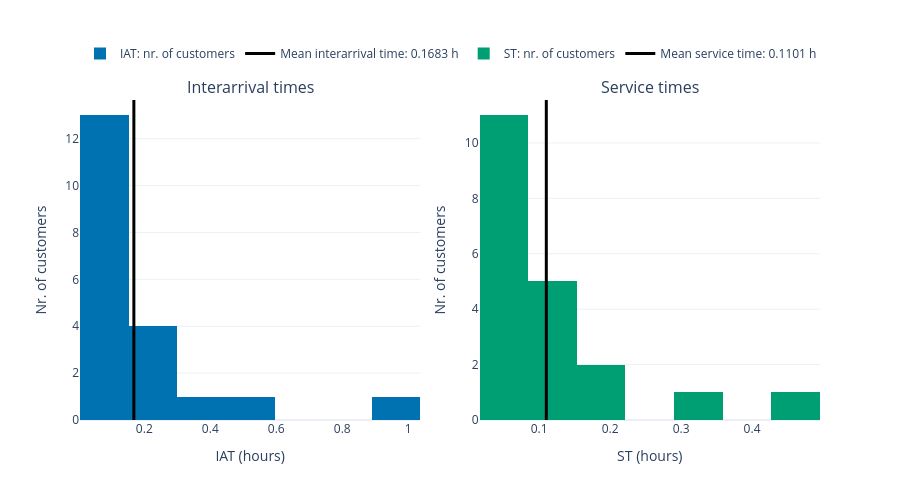

This figure's notebook cell:
### Code cell
sim.plot_IAT_ST()

### Figure 1 — Plotly figure (JSON) as saved in the notebook; plotly's stock layout.template omitted (floating-point values rounded to 4 significant figures)
{"data": [{"customdata": [[0.005024, 0.1524], [0.1524, 0.2999], [0.2999, 0.4473], [0.4473, 0.5947], [0.5947, 0.7421], [0.7421, 0.8895], [0.8895, 1.037]], "hovertemplate": "%{customdata[0]:.4f} - %{customdata[1]:.4f} h<br>Nr. of customers: %{y}<extra></extra>", "marker": {"color": "#0072B2", "line": {"width": 0}}, "name": "IAT: nr. of customers", "type": "bar", "width": [0.1474, 0.1474, 0.1474, 0.1474, 0.1474, 0.1474, 0.1474], "x": [0.07873, 0.2262, 0.3736, 0.521, 0.6684, 0.8158, 0.9633], "xaxis": "x", "y": [13, 4, 1, 1, 0, 0, 1], "yaxis": "y"}, {"hovertemplate": "Mean interarrival time: 0.1683 h<extra></extra>", "line": {"color": "black", "width": 3}, "mode": "lines", "name": "Mean interarrival time: 0.1683 h", "type": "scatter", "x": [0.1683, 0.1683], "xaxis": "x", "y": [0, 13.65], "yaxis": "y"}, {"customdata": [[0.01608, 0.0846], [0.0846, 0.1531], [0.1531, 0.2217], [0.2217, 0.2902], [0.2902, 0.3587], [0.3587, 0.4272], [0.4272, 0.4957]], "hovertemplate": "%{customdata[0]:.4f} - %{customdata[1]:.4f} h<br>Nr. of customers: %{y}<extra></extra>", "marker": {"color": "#009E73", "line": {"width": 0}}, "name": "ST: nr. of customers", "type": "bar", "width": [0.06852, 0.06852, 0.06852, 0.06852, 0.06852, 0.06852, 0.06852], "x": [0.05034, 0.1189, 0.1874, 0.2559, 0.3244, 0.393, 0.4615], "xaxis": "x2", "y": [11, 5, 2, 0, 1, 0, 1], "yaxis": "y2"}, {"hovertemplate": "Mean service time: 0.1101 h<extra></extra>", "line": {"color": "black", "width": 3}, "mode": "lines", "name": "Mean service time: 0.1101 h", "type": "scatter", "x": [0.1101, 0.1101], "xaxis": "x2", "y": [0, 11.55], "yaxis": "y2"}], "layout": {"annotations": [{"font": {"size": 16}, "showarrow": false, "text": "Interarrival times", "x": 0.23, "xanchor": "center", "xref": "paper", "y": 1, "yanchor": "bottom", "yref": "paper"}, {"font": {"size": 16}, "showarrow": false, "text": "Service times", "x": 0.77, "xanchor": "center", "xref": "paper", "y": 1, "yanchor": "bottom", "yref": "paper"}], "bargap": 0, "height": 500, "legend": {"orientation": "h", "x": 0, "xanchor": "left", "y": 1.1, "yanchor": "bottom"}, "xaxis": {"anchor": "y", "domain": [0, 0.46], "title": {"text": "IAT (hours)"}}, "xaxis2": {"anchor": "y2", "domain": [0.54, 1], "title": {"text": "ST (hours)"}}, "yaxis": {"anchor": "x", "domain": [0, 1], "range": [0, 13.65], "title": {"text": "Nr. of customers"}}, "yaxis2": {"anchor": "x2", "domain": [0, 1], "range": [0, 11.55], "title": {"text": "Nr. of customers"}}}}
